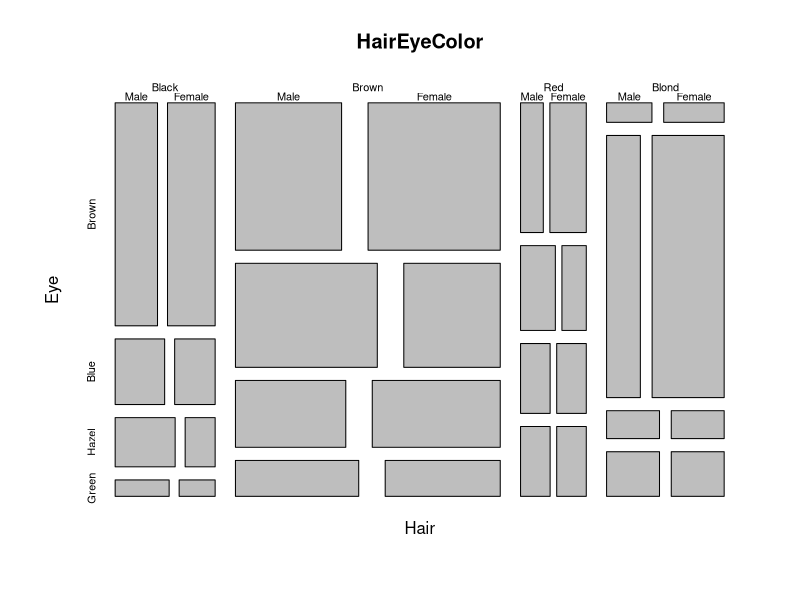
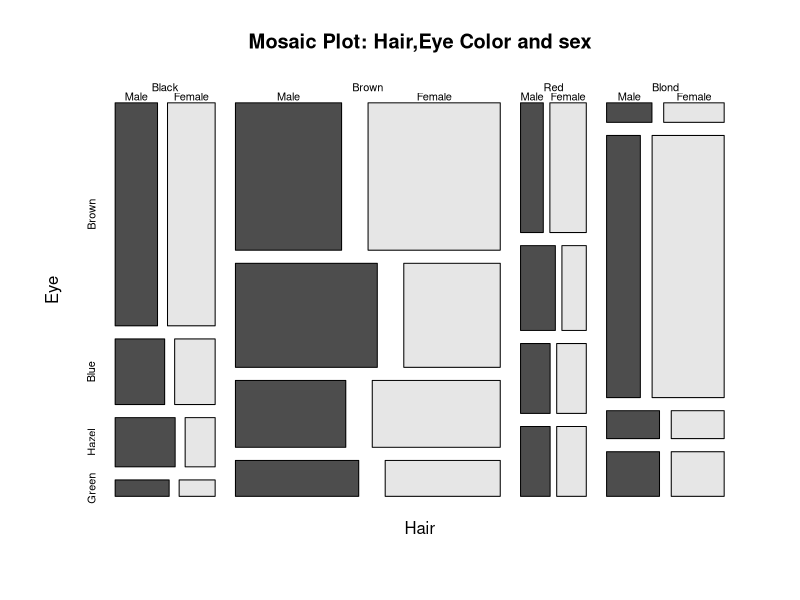
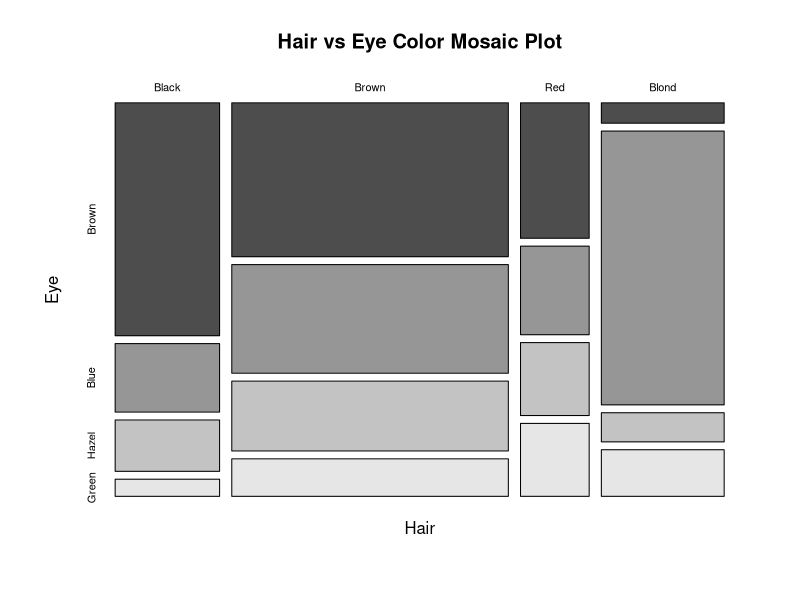
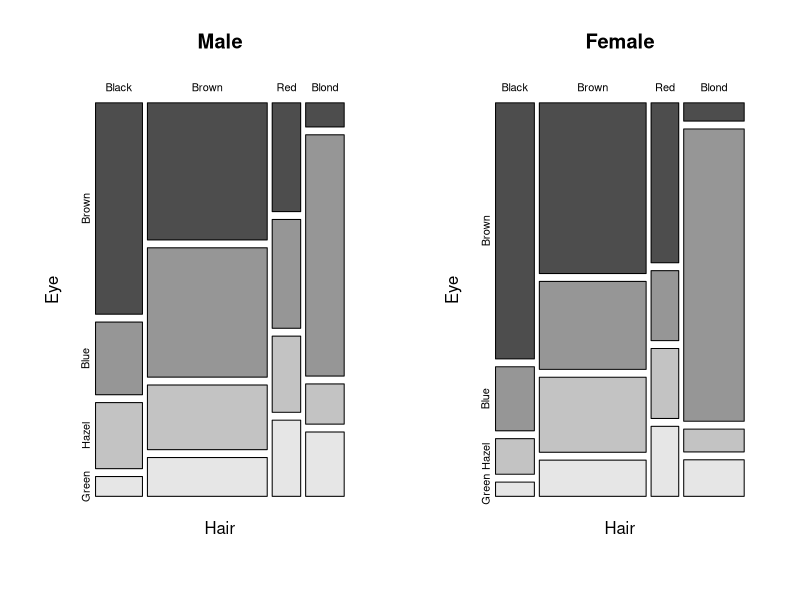

These figures' R source, in order:
data(HairEyeColor)
str(HairEyeColor)
View(HairEyeColor)

?HairEyeColor

mosaicplot(HairEyeColor)
mosaicplot(HairEyeColor, main="Mosaic Plot: Hair,Eye Color and sex",color = TRUE)

HairEye2D <- margin.table(HairEyeColor,c(1,2))
mosaicplot(HairEye2D,main = "Hair vs Eye Color Mosaic Plot",color = TRUE)

par(mfrow=c(1,2))
mosaicplot(HairEyeColor[,,"Male"],main="Male",color=TRUE)
mosaicplot(HairEyeColor[,,"Female"],main="Female",color=TRUE)
par(mfrow=c(1,1))
